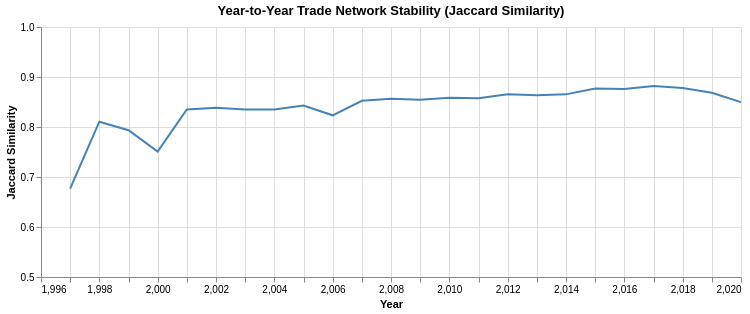

Notebook source saved alongside this figure:
### Markdown cell above
## 6. Temporal Stability — Edge Persistence

How much does the trade network rewire year-to-year? High Jaccard = stable edges. Low = volatile.

### Code cell
# Jaccard similarity of edge sets between consecutive years
function edge_set(df, yr)
    yr_data = filter(r -> r.year == yr && !ismissing(r.tradeflow_baci) && r.tradeflow_baci > 0 &&
                          !ismissing(r.iso3_o) && !ismissing(r.iso3_d), df)
    Set(Tuple(sort([r.iso3_o, r.iso3_d])) for r in eachrow(yr_data))
end

years_with_baci = sort(unique(filter(r -> !ismissing(r.tradeflow_baci) && r.tradeflow_baci > 0, grav).year))
jaccard_df = DataFrame(year=Int[], jaccard=Float64[], edges_added=Int[], edges_dropped=Int[])

prev_edges = nothing
for yr in years_with_baci
    curr_edges = edge_set(grav, yr)
    if prev_edges !== nothing && !isempty(prev_edges) && !isempty(curr_edges)
        j = length(intersect(prev_edges, curr_edges)) / length(union(prev_edges, curr_edges))
        push!(jaccard_df, (year=yr, jaccard=j,
              edges_added=length(setdiff(curr_edges, prev_edges)),
              edges_dropped=length(setdiff(prev_edges, curr_edges))))
    end
    prev_edges = curr_edges
end

jaccard_df |> @vlplot(
    width=700, height=250,
    title="Year-to-Year Trade Network Stability (Jaccard Similarity)",
    mark={:line, strokeWidth=2, color="steelblue"},
    x={field=:year, type=:quantitative, title="Year"},
    y={field=:jaccard, type=:quantitative, title="Jaccard Similarity", scale={domain=[0.5, 1.0]}}
)

### Figure 1 — Vega specification as saved in the notebook (floating-point values rounded to 4 significant figures)
{"$schema": "https://vega.github.io/schema/vega/v5.json", "axes": [{"aria": false, "domain": false, "grid": true, "gridScale": "y", "labels": false, "maxExtent": 0, "minExtent": 0, "orient": "bottom", "scale": "x", "tickCount": {"signal": "ceil(width/40)"}, "ticks": false, "zindex": 0}, {"aria": false, "domain": false, "grid": true, "gridScale": "x", "labels": false, "maxExtent": 0, "minExtent": 0, "orient": "left", "scale": "y", "tickCount": {"signal": "ceil(height/40)"}, "ticks": false, "zindex": 0}, {"grid": false, "labelFlush": true, "labelOverlap": true, "orient": "bottom", "scale": "x", "tickCount": {"signal": "ceil(width/40)"}, "title": "Year", "zindex": 0}, {"grid": false, "labelOverlap": true, "orient": "left", "scale": "y", "tickCount": {"signal": "ceil(height/40)"}, "title": "Jaccard Similarity", "zindex": 0}], "background": "white", "data": [{"name": "source_0", "values": [{"edges_added": 3030, "edges_dropped": 390, "jaccard": 0.6766, "year": 1997}, {"edges_added": 1661, "edges_dropped": 583, "jaccard": 0.8106, "year": 1998}, {"edges_added": 1811, "edges_dropped": 887, "jaccard": 0.7936, "year": 1999}, {"edges_added": 2938, "edges_dropped": 832, "jaccard": 0.7507, "year": 2000}, {"edges_added": 1602, "edges_dropped": 1022, "jaccard": 0.8349, "year": 2001}, {"edges_added": 1635, "edges_dropped": 1034, "jaccard": 0.8383, "year": 2002}, {"edges_added": 1543, "edges_dropped": 1266, "jaccard": 0.8349, "year": 2003}, {"edges_added": 1638, "edges_dropped": 1228, "jaccard": 0.8352, "year": 2004}, {"edges_added": 1466, "edges_dropped": 1301, "jaccard": 0.843, "year": 2005}, {"edges_added": 1866, "edges_dropped": 1347, "jaccard": 0.8234, "year": 2006}, {"edges_added": 1552, "edges_dropped": 1162, "jaccard": 0.8525, "year": 2007}, {"edges_added": 1448, "edges_dropped": 1237, "jaccard": 0.8563, "year": 2008}, {"edges_added": 1357, "edges_dropped": 1381, "jaccard": 0.8544, "year": 2009}, {"edges_added": 1463, "edges_dropped": 1205, "jaccard": 0.8587, "year": 2010}, {"edges_added": 1405, "edges_dropped": 1310, "jaccard": 0.8577, "year": 2011}, {"edges_added": 1338, "edges_dropped": 1229, "jaccard": 0.8657, "year": 2012}, {"edges_added": 1379, "edges_dropped": 1253, "jaccard": 0.8634, "year": 2013}, {"edges_added": 1216, "edges_dropped": 1374, "jaccard": 0.8653, "year": 2014}, {"edges_added": 1273, "edges_dropped": 1076, "jaccard": 0.8772, "year": 2015}, {"edges_added": 1193, "edges_dropped": 1195, "jaccard": 0.8759, "year": 2016}, {"edges_added": 1187, "edges_dropped": 1081, "jaccard": 0.8821, "year": 2017}, {"edges_added": 1164, "edges_dropped": 1195, "jaccard": 0.8779, "year": 2018}, {"edges_added": 1031, "edges_dropped": 1490, "jaccard": 0.8684, "year": 2019}, {"edges_added": 760, "edges_dropped": 2009, "jaccard": 0.8497, "year": 2020}]}, {"name": "data_0", "source": "source_0", "transform": [{"as": "year", "expr": "toNumber(datum[\"year\"])", "type": "formula"}]}], "height": 250, "marks": [{"encode": {"update": {"defined": {"signal": "isValid(datum[\"year\"]) && isFinite(+datum[\"year\"]) && isValid(datum[\"jaccard\"]) && isFinite(+datum[\"jaccard\"])"}, "description": {"signal": "\"Year: \" + (format(datum[\"year\"], \"\")) + \"; Jaccard Similarity: \" + (format(datum[\"jaccard\"], \"\"))"}, "stroke": {"value": "steelblue"}, "strokeWidth": {"value": 2}, "x": {"field": "year", "scale": "x"}, "y": {"field": "jaccard", "scale": "y"}}}, "from": {"data": "data_0"}, "name": "marks", "sort": {"field": "datum[\"year\"]"}, "style": ["line"], "type": "line"}], "padding": 5, "scales": [{"domain": {"data": "data_0", "field": "year"}, "name": "x", "nice": true, "range": [0, {"signal": "width"}], "type": "linear", "zero": false}, {"domain": [0.5, 1], "name": "y", "range": [{"signal": "height"}, 0], "type": "linear", "zero": false}], "style": "cell", "title": {"frame": "group", "text": "Year-to-Year Trade Network Stability (Jaccard Similarity)"}, "width": 700}
